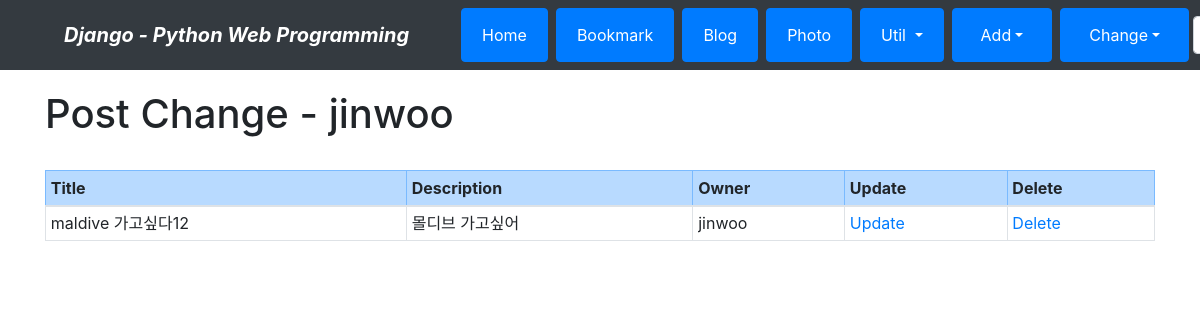
Page /blog/change/ (signed in) on the committed database.
### blog/models.py (models this page shows, shortened)
class Post(models.Model):
    title = models.CharField(verbose_name='TITLE', max_length=50)
    slug = models.SlugField('SLUG',unique=True, allow_unicode=True, help_text='one word for title alias.')
    description = models.CharField('DESCRIPTION', max_length=100, blank=True, help_text='simple description text.')
    content = models.TextField('CONTENT')
    create_dt = models.DateTimeField('CREATE DATE', auto_now_add=True)
    modify_dt = models.DateTimeField('MODIFY DATE', auto_now=True)
    tags = TaggableManager(blank=True)
    owner = models.ForeignKey(User, on_delete=models.CASCADE, verbose_name='OWNER', blank=True, null=True)
    class Meta:
        verbose_name = 'post'
        verbose_name_plural = 'posts'
        db_table = 'blog_posts'
        ordering = ('-modify_dt',)

### blog/views.py (the view)
class PostChangeLV(LoginRequiredMixin, ListView):
    template_name = 'blog/post_change_list.html'
    def get_queryset(self):
        return Post.objects.filter(owner=self.request.user)

### blog/templates/blog/post_change_list.html (shortened to what this page needs)
{% extends "base.html" %}
{% block content %}
<h1>Post Change - {{user}}</h1>
<br>
<table class="table table-bordered table-sm table-stripped">
    <thead>
        <tr class="table-primary">
            <th>Title</th>
            <th>Description</th>
            <th>Owner</th>
            <th>Update</th>
            <th>Delete</th>
        </tr>
    </thead>
    <tbody>
        {% for item in object_list %}
        <tr>
            <td>{{ item.title }}</td>
            <td>{{ item.description }}</td>
            <td>{{ item.owner }}</td>
            <td><a href="{% url 'blog:update' item.id %}">Update</a></td>
            <td><a href="{% url 'blog:delete' item.id %}">Delete</a></td>
        </tr>
        {% endfor %}
    </tbody>
</table>
{% endblock %}

### rows in the picture
Post: title "maldive 가고싶다12", description "몰디브 가고싶어", owner "jinwoo"

### other values in the picture
{{ user }} "jinwoo"
